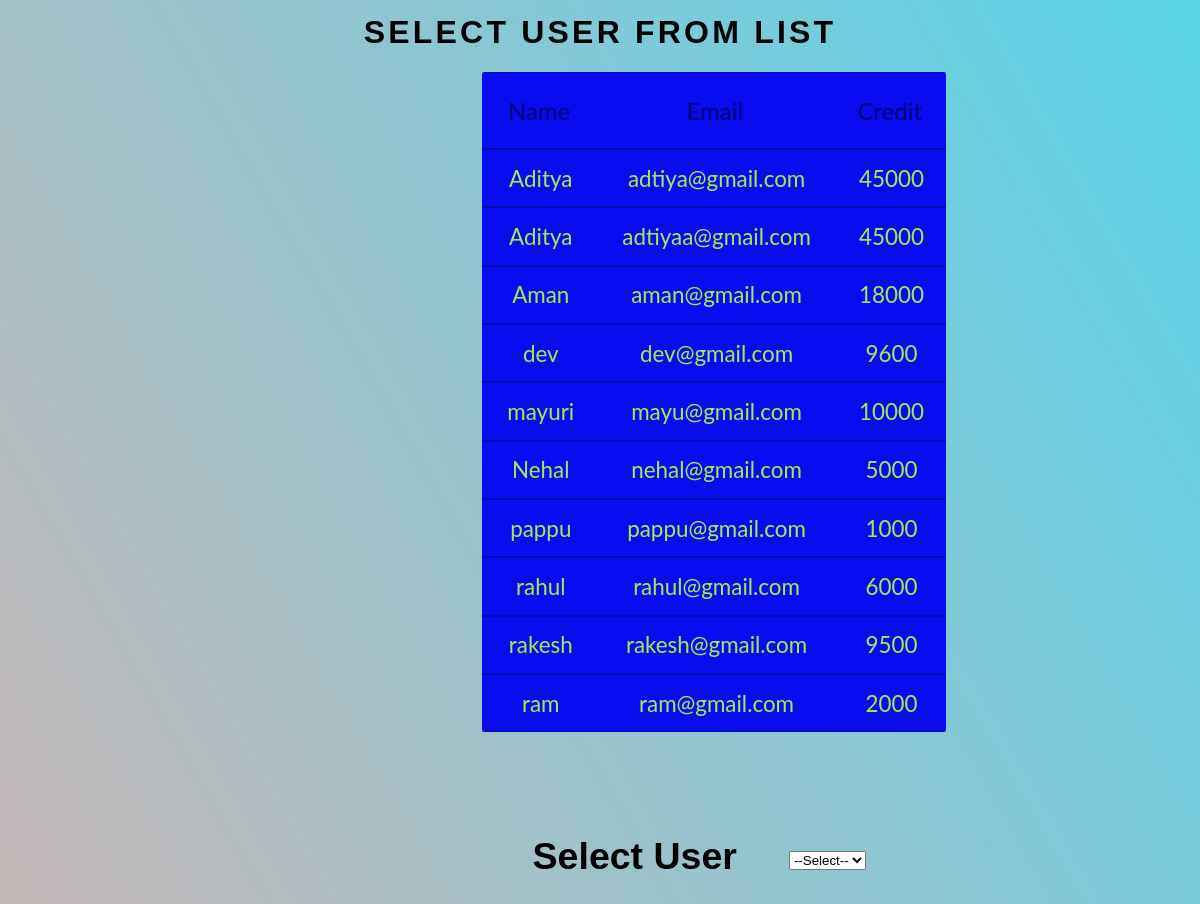
The app's page /selectuser.php with its own data.
### tables this page shows
CREATE TABLE `user` (
  `name` varchar(15) NOT NULL,
  `email` varchar(25) NOT NULL,
  `credit` varchar(10) NOT NULL
);

### selectuser.php (the view, shortened to what this page needs)
<!DOCTYPE html>
<html lang="en">
<head>
       <link rel="stylesheet" href="style.css">
</head>
<body>
<form  action="userdetail.php" method="post">
    <h1> Select User from list</h1>
    <table class="flat-table flat-table-1">
    <?php
$con=mysqli_connect('localhost','id13908150_root','x2x>MG=Nh#y&!%pr','id13908150_company');
$q="select * from user ";
$result=mysqli_query($con,$q);
?>
	<thead>
		<th>Name</th>
		<th>Email</th>
		<th>Credit</th>
	</thead>
	<tbody>
		<tr>
        <?php
     $row=mysqli_fetch_array($result);
           ?>
 <td><?php echo  $row["name"]; ?></td>
  <td><?php echo  $row["email"]; ?></td>
  <td><?php echo  $row["credit"]; ?></td>
		</tr>
		<tr>
        <?php
     $row=mysqli_fetch_array($result);
           ?>
 <td><?php echo  $row["name"]; ?></td>
  <td><?php echo  $row["email"]; ?></td>
  <td><?php echo  $row["credit"]; ?></td>
        </tr>
        <tr>
        <?php
     $row=mysqli_fetch_array($result);
           ?>
 <td><?php echo  $row["name"]; ?></td>
  <td><?php echo  $row["email"]; ?></td>
  <td><?php echo  $row["credit"]; ?></td>
        </tr>
        <tr>
        <?php
     $row=mysqli_fetch_array($result);
           ?>
 <td><?php echo  $row["name"]; ?></td>
  <td><?php echo  $row["email"]; ?></td>
  <td><?php echo  $row["credit"]; ?></td>
        </tr>
        <tr>
        <?php
     $row=mysqli_fetch_array($result);
           ?>
 <td><?php echo  $row["name"]; ?></td>
  <td><?php echo  $row["email"]; ?></td>
  <td><?php echo  $row["credit"]; ?></td>
        </tr>
        <tr>
        <?php
     $row=mysqli_fetch_array($result);
           ?>
 <td><?php echo  $row["name"]; ?></td>
  <td><?php echo  $row["email"]; ?></td>
  <td><?php echo  $row["credit"]; ?></td>
        </tr>
        <tr>
        <?php
     $row=mysqli_fetch_array($result);
           ?>
 <td><?php echo  $row["name"]; ?></td>
  <td><?php echo  $row["email"]; ?></td>
  <td><?php echo  $row["credit"]; ?></td>
        </tr>
        <tr>
        <?php
     $row=mysqli_fetch_array($result);
           ?>
 <td><?php echo  $row["name"]; ?></td>
  <td><?php echo  $row["email"]; ?></td>
  <td><?php echo  $row["credit"]; ?></td>
        </tr>
        <tr>
        <?php
     $row=mysqli_fetch_array($result);
           ?>
 <td><?php echo  $row["name"]; ?></td>
  <td><?php echo  $row["email"]; ?></td>
  <td><?php echo  $row["credit"]; ?></td>
        </tr>
        <tr>
        <?php
     $row=mysqli_fetch_array($result);
           ?>
 <td><?php echo  $row["name"]; ?></td>
  <td><?php echo  $row["email"]; ?></td>
  <td><?php echo  $row["credit"]; ?></td>
        </tr>
	</tbody>
</table>
    <div class="view">
<table cellspacing=50px style="position: relative; left: 40%;">
  <tr>
      <td> <h2>Select User</h2></td>
<td>
  <select name="name" onchange="this.form.submit()">
      <option>--Select--</option>
        </select>
      </td>
    </tr>
        </table>
</div>
    </form>
</body>
</html>

### style.css (style rules this page uses)
body { text-align: center; font-family: Arial, Helvetica, sans-serif; background-color: rgb(137, 203, 219); background-image: url('Assets/images/overlay.png'), -moz-linear-gradient(60deg, rgba(255, 165, 150, 0.5) 5%, rgba(0, 228, 255, 0.35)), url('../../Assets/images/bg.jpg'); background-image: url('Assets/images/overlay.png'), -webkit-linear-gradient(60deg, rgba(255, 165, 150, 0.5) 5%, rgba(0, 228, 255, 0.35)), url('../../Assets/images/bg.jpg'); background-image: url('Assets/images/overlay.png'), -ms-linear-gradient(60deg, rgba(255, 165, 150, 0.5) 5%, rgba(0, 228, 255, 0.35)), url('../../Assets/images/bg.jpg'); background-image: url('Assets/images/overlay.png'), linear-gradient(60deg, rgba(255, 165, 150, 0.5) 5%, rgba(0, 228, 255, 0.35)), url('../../Assets/images/bg.jpg'); background-repeat: repeat, no-repeat, no-repeat; background-size: 100px 100px, cover, cover; background-position: top left, center center, bottom center; background-attachment: fixed, fixed, fixed; }
h1 { font-weight: 600; line-height: 1.5; margin: 0 0 1rem 0; text-transform: uppercase; letter-spacing: 0.2rem; }
.view { margin-top: 20px; font-size: 25px; }
.flat-table { margin-bottom: 20px; border-collapse: collapse; font-family: 'Lato', Calibri, Arial, sans-serif; border: none; border-radius: 3px; -webkit-border-radius: 3px; -moz-border-radius: 3px; position: relative; left: 40%; }
.flat-table th, .flat-table td { box-shadow: inset 0 -1px rgba(0, 0, 0, 0.25), inset 0 1px rgba(0, 0, 0, 0.25); }
.flat-table th { font-weight: normal; -webkit-font-smoothing: antialiased; padding: 1em; color: rgba(0, 0, 0, 0.45); text-shadow: 0 0 1px rgba(0, 0, 0, 0.1); font-size: 1.5em; }
.flat-table td { color: #9ee959; padding: 0.7em 1em 0.7em 1.15em; text-shadow: 0 0 1px rgba(255, 255, 255, 0.1); font-size: 1.4em; }
.flat-table tr { -webkit-transition: background 0.3s, box-shadow 0.3s; -moz-transition: background 0.3s, box-shadow 0.3s; transition: background 0.3s, box-shadow 0.3s; }
.flat-table-1 { background: #080cee; }

### records on screen
user: name "Aditya", email "adtiya@gmail.com", credit "45000"
user: name "Aditya", email "adtiyaa@gmail.com", credit "45000"
user: name "Aman", email "aman@gmail.com", credit "18000"
user: name "dev", email "dev@gmail.com", credit "9600"
user: name "mayuri", email "mayu@gmail.com", credit "10000"
user: name "Nehal", email "nehal@gmail.com", credit "5000"
user: name "pappu", email "pappu@gmail.com", credit "1000"
user: name "rahul", email "rahul@gmail.com", credit "6000"
user: name "rakesh", email "rakesh@gmail.com", credit "9500"
user: name "ram", email "ram@gmail.com", credit "2000"
